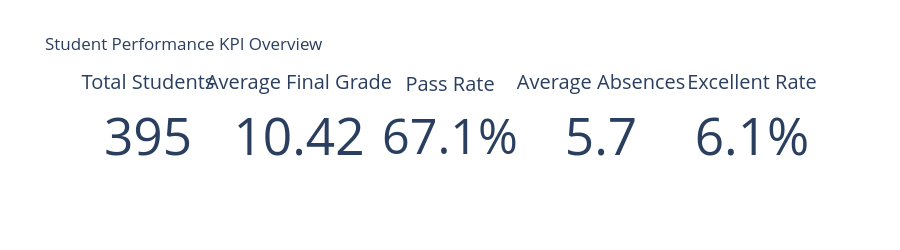

The code cell stored with this chart in its notebook:
### Markdown cell above
## 2. KPI Cards

### Code cell
total_students = len(df)
avg_grade = df['G3'].mean()
pass_rate = (df['G3'] >= 10).mean() * 100
avg_absences = df['absences'].mean()
excellent_rate = (df['G3'] >= 17).mean() * 100

fig = go.Figure()

kpis = [
    ('Total Students', f'{total_students:,}'),
    ('Average Final Grade', f'{avg_grade:.2f}'),
    ('Pass Rate', f'{pass_rate:.1f}%'),
    ('Average Absences', f'{avg_absences:.1f}'),
    ('Excellent Rate', f'{excellent_rate:.1f}%')
]

for i, (label, value) in enumerate(kpis):
    fig.add_trace(go.Indicator(
        mode='number',
        value=float(str(value).replace('%','').replace(',','')) if label not in ['Pass Rate','Excellent Rate'] else float(value.replace('%','')),
        number={'suffix': '%' if '%' in value else ''},
        title={'text': label},
        domain={'row': 0, 'column': i}
    ))

fig.update_layout(
    grid={'rows': 1, 'columns': 5},
    height=250,
    title='Student Performance KPI Overview'
)
fig.show()

### Figure 1 — Plotly figure (JSON) as saved in the notebook; plotly's stock layout.template omitted (floating-point values rounded to 4 significant figures)
{"data": [{"domain": {"column": 0, "row": 0}, "mode": "number", "number": {"suffix": ""}, "title": {"text": "Total Students"}, "type": "indicator", "value": 395}, {"domain": {"column": 1, "row": 0}, "mode": "number", "number": {"suffix": ""}, "title": {"text": "Average Final Grade"}, "type": "indicator", "value": 10.42}, {"domain": {"column": 2, "row": 0}, "mode": "number", "number": {"suffix": "%"}, "title": {"text": "Pass Rate"}, "type": "indicator", "value": 67.1}, {"domain": {"column": 3, "row": 0}, "mode": "number", "number": {"suffix": ""}, "title": {"text": "Average Absences"}, "type": "indicator", "value": 5.7}, {"domain": {"column": 4, "row": 0}, "mode": "number", "number": {"suffix": "%"}, "title": {"text": "Excellent Rate"}, "type": "indicator", "value": 6.1}], "layout": {"grid": {"columns": 5, "rows": 1}, "height": 250, "title": {"text": "Student Performance KPI Overview"}}}
